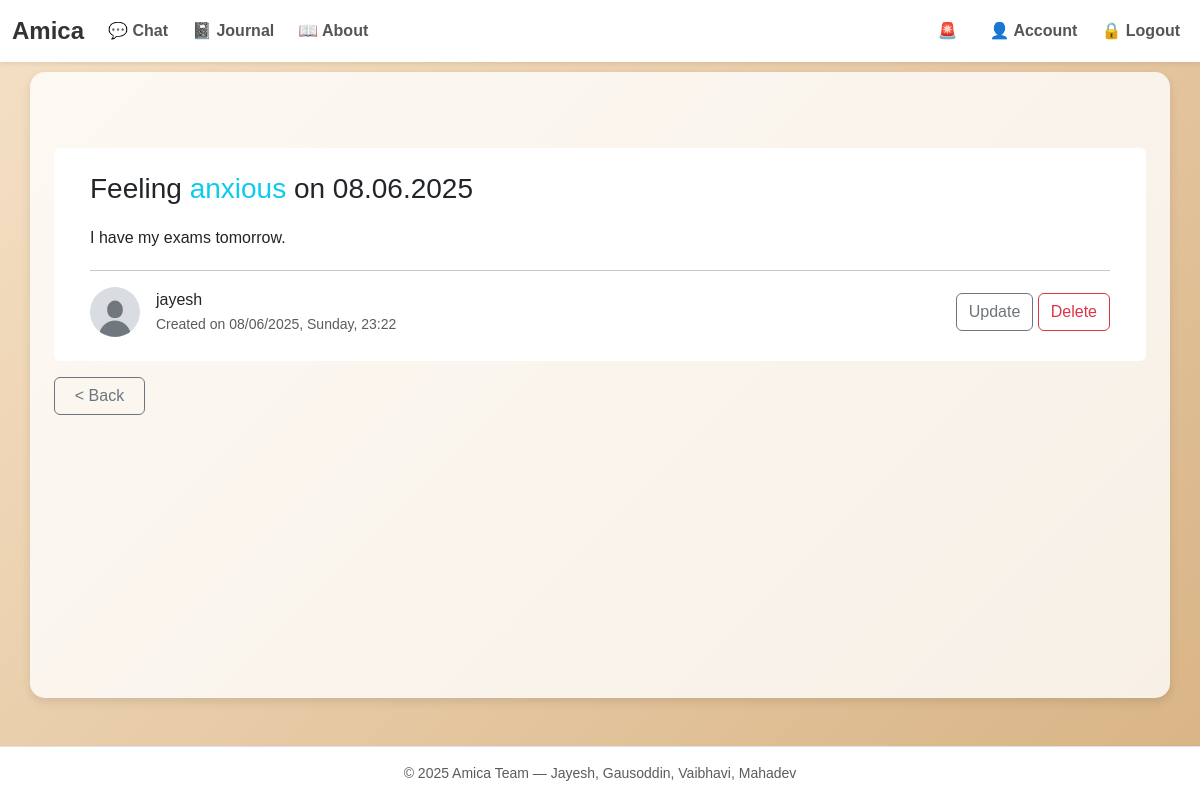
Screenshot of /journal/1 (signed in) with the database file from the repository.
### ChatbotWebsite/models.py (models this page shows, shortened)
class Journal(db.Model):
    id = db.Column(db.Integer, primary_key=True)
    timestamp = db.Column(db.DateTime, nullable=False, default=datetime.now)
    mood = db.Column(db.String(30), nullable=False)
    content = db.Column(db.String(3000), nullable=False)
    user_id = db.Column(db.Integer, db.ForeignKey(
        'user.id'), nullable=False)  # Foreign key to User Class

class User(db.Model, UserMixin):
    id = db.Column(db.Integer, primary_key=True)
    username = db.Column(db.String(20), unique=True, nullable=False)
    email = db.Column(db.String(120), unique=True, nullable=False)
    password = db.Column(db.String(60), nullable=False)
    profile_image = db.Column(
        db.String(20), nullable=False, default='default.jpg')
    messages = db.relationship('ChatMessage', backref='user', lazy=True)
    journals = db.relationship('Journal', backref='user', lazy=True)

### ChatbotWebsite/journal/routes.py (the view)
@journals.route("/journal/<int:journal_id>")
@login_required
def journal(journal_id):
    journal = Journal.query.get_or_404(journal_id)  # Get journal from database
    if (
        journal.user != current_user
    ):  # If journal does not belong to current user, abort
        abort(403)
    return render_template(
        "journal.html", title="Journal #" + str(journal.id), journal=journal
    )

### ChatbotWebsite/models.py (called while the page is built)
@login_manager.user_loader
def load_user(user_id):
    return User.query.get(int(user_id))

### ChatbotWebsite/templates/journal.html (shortened to what this page needs)
{%extends 'layout.html'%}{%block content%}
    <div class="container-sm d-grid mt-5">
        <div class="container pt-1">
          <div class="row d-flex justify-content-center align-items-center">
              <div class="card mb-3 border-0">
                <div class="card-body p-4">
                  <h3 class="mb-3">Feeling <span class="text-info">{{journal.mood}}</span> on {{journal.timestamp.strftime('%d.%m.%Y')}}</h3>
                  <p class="lh-lg">{{journal.content}} </p>
                  <hr class="my-3">
                  <div class="d-flex justify-content-start align-items-center">
                    <img src="{{url_for('static',filename='profile_images/'+current_user.profile_image)}}" alt="profile-avatar"
                        class="img-fluid rounded-circle me-3" width="50">
                    <div class="col">
                        <p class="mb-0">{{journal.user.username}}</p>
                        <small class="text-muted">Created on {{journal.timestamp.strftime('%d/%m/%Y, %A, %H:%M')}}</small>
                    </div>
                    <div class="gap-3">
                        <a href="{{url_for('journals.update_journal',journal_id=journal.id)}}" class="btn btn-outline-secondary">Update</a>
                        <button type="button" class="btn btn-outline-danger" data-bs-toggle="modal" data-bs-target="#deleteJournal">
                          Delete
                        </button>
                      </div>
                  </div>
                </div>
              </div>
          </div>
        </div>
        <a href="{{url_for('journals.all_journals')}}" class="btn btn-outline-secondary col-1">&lt Back</a>
    </div>
{%endblock content%}

### ChatbotWebsite/static/styles/layout.css (style rules this page uses)
body { background: linear-gradient(135deg, #f5e0c5, #d8b384); font-family: 'Arial', sans-serif; min-height: 100vh; display: flex; flex-direction: column; }
.btn { transition: all 0.3s ease-in-out; }

### rows the page displays
Journal: mood "anxious", timestamp "08.06.2025", content "I have my exams tomorrow.", timestamp "08/06/2025, Sunday, 23:22"
User: profile_image (placeholder picture), user.username "jayesh"
